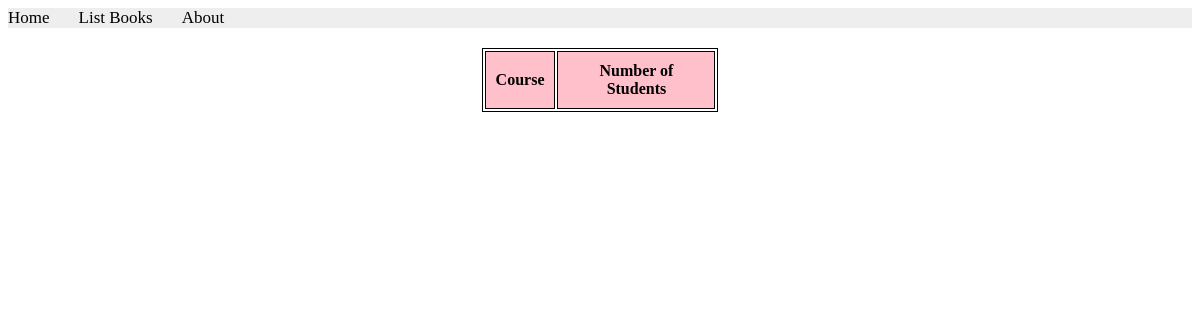
Page /books/lab9/task33 on the earlier database version.
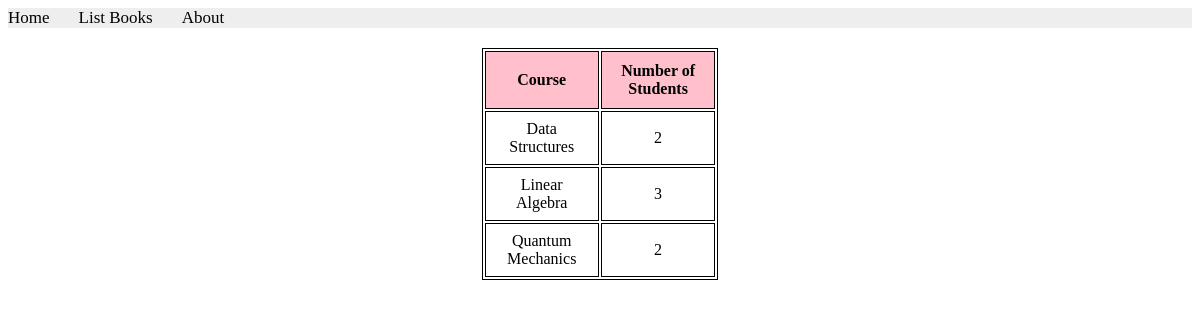
Same page on the later database version.
### apps/bookmodule/models.py (models this page shows, shortened)
class Course11(models.Model):
    title = models.CharField(max_length = 50)
    code = models.IntegerField()

### apps/bookmodule/views.py (the view)
# urls.py: path('lab9/task33', views.task33),
def task33(request):
    courses = Course11.objects.annotate(student_count=Count('students11'))
    return render(request, 'bookmodule/task33.html', {'courses':courses})

### apps/templates/bookmodule/task33.html (shortened to what this page needs)
{% extends "layouts/base.html" %}
{% load static %}
{% block content %}
<table>
    <tr>
        <th>Course</th>
        <th>Number of Students</th>
    </tr>
    {% for course in courses %}
    <tr>
        <td>{{ course.title }}</td>
        <td>{{ course.student_count }}</td>
    </tr>
    {% endfor %}
</table>
{% endblock content %}

Differences in the rows shown:
added Course11: title "Data Structures", student_count "2"
added Course11: title "Linear Algebra", student_count "3"
added Course11: title "Quantum Mechanics", student_count "2"
